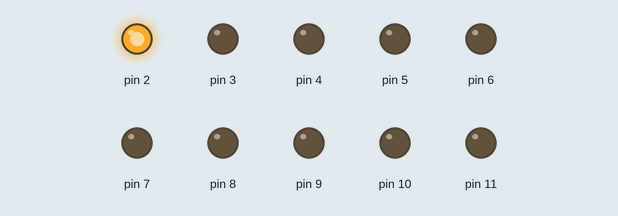
This sketch was run on a simulated Arduino Uno, built with avr-gcc and run on an emulated ATmega328P. On the bench: output pins drawn as LEDs (lit = HIGH).

Above: at 0.02 s.
At 0.52 s:
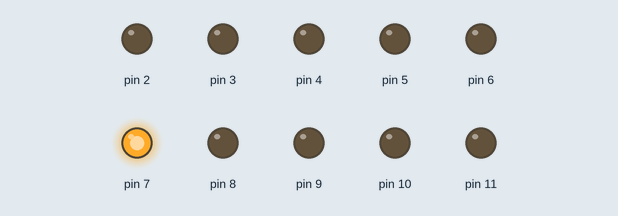
At 1.02 s:
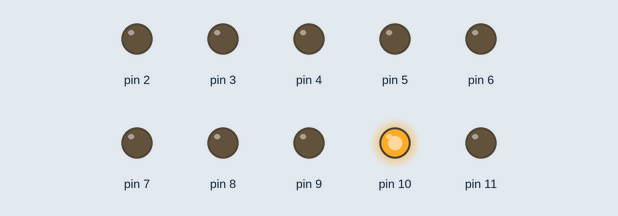
At 2.02 s:
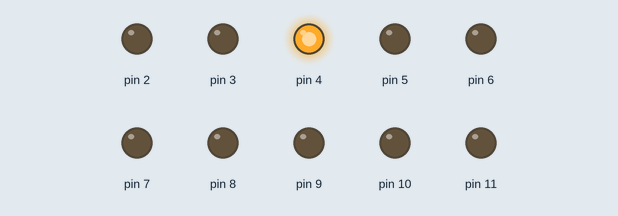
At 3.02 s:
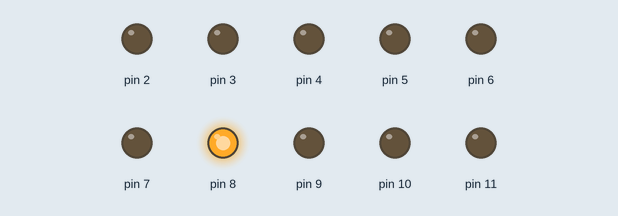
At 4.07 s:
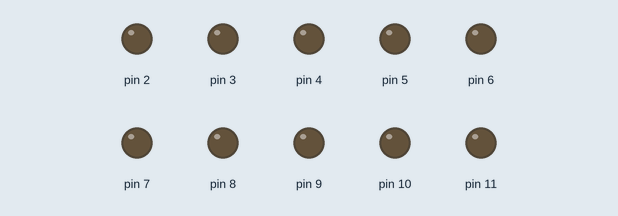
Timing chart, 0 to 4.4 s (numbered marks = the images above):
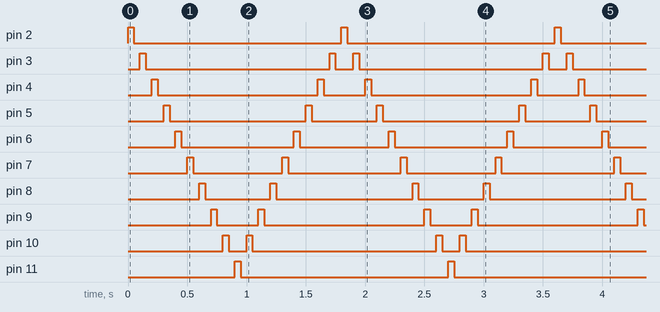

Measured:
- by itself, pin 2, pin 11: alternates HIGH for 0.05 s and LOW for 1.8 s
- by itself, pin 3: repeats every 1.8 s: LOW 1.6 s, HIGH 0.05 s, LOW 0.15 s, HIGH 0.05 s
- by itself, pin 4: repeats every 1.8 s: LOW 1.4 s, HIGH 0.05 s, LOW 0.35 s, HIGH 0.05 s
- by itself, pin 5: repeats every 1.8 s: LOW 1.2 s, HIGH 0.05 s, LOW 0.55 s, HIGH 0.05 s
- by itself, pin 6: repeats every 1.8 s: LOW 0.95 s, HIGH 0.05 s, LOW 0.75 s, HIGH 0.05 s
- by itself, pin 7: repeats every 1.8 s: LOW 0.75 s, HIGH 0.05 s, LOW 0.95 s, HIGH 0.05 s
- by itself, pin 8: repeats every 1.8 s: LOW 0.55 s, HIGH 0.05 s, LOW 1.2 s, HIGH 0.05 s
- by itself, pin 9: repeats every 1.8 s: LOW 0.35 s, HIGH 0.05 s, LOW 1.4 s, HIGH 0.05 s

The sketch:

SECUENCIA_DE_LUCES_AUTOMATICAS1.ino
```cpp
/*
   Fundacion Kinal
   Centro educativo tecnico laboral Kinal
   Quinto perito
   Quinto electronica
   Codigo Tecnico: EB5AM / EB5AV
   Curso: Taller de electronica digital y reparacion de computadoras I
   Proyecto: Leds carro fantastico
   Dev: Luis Fernando Alvarado Ramirez
   Fecha: 14 de abril
*/
#define LED1 2
#define LED2 3
#define LED3 4
#define LED4 5
#define LED5 6
#define LED6 7
#define LED7 8
#define LED8 9
#define LED9 10
#define LED10 11
#define SBI(pin)digitalWrite(pin, HIGH)
#define CBI(pin)digitalWrite(pin, LOW)
#define DLY(pin)delay(50)
#define OUT(pin)pinMode(pin,OUTPUT);
void setup()
{
OUT(LED1);
OUT(LED2);
OUT(LED3);
OUT(LED4);
OUT(LED5);
OUT(LED6);
OUT(LED7);
OUT(LED8);
OUT(LED9);
OUT(LED10);
}
void loop()
{
SBI(LED1);
DLY(LED1);
CBI(LED1);
DLY(LED1);
SBI(LED2);
DLY(LED2);
CBI(LED2);
DLY(LED2);
SBI(LED3);
DLY(LED3);
CBI(LED3);
DLY(LED3);
SBI(LED4);
DLY(LED4);
CBI(LED4);
DLY(LED4);
SBI(LED5);
DLY(LED5);
CBI(LED5);
DLY(LED5);
SBI(LED6);
DLY(LED6);
CBI(LED6);
DLY(LED6);
SBI(LED7);
DLY(LED7);
CBI(LED7);
DLY(LED7);
SBI(LED8);
DLY(LED8);
CBI(LED8);
DLY(LED8);
SBI(LED9);
DLY(LED9);
CBI(LED9);
DLY(LED9);
SBI(LED10);
DLY(LED10);
CBI(LED10);
DLY(LED10);
SBI(LED9);
DLY(LED9);
CBI(LED9);
DLY(LED9);
SBI(LED8);
DLY(LED8);
CBI(LED8);
DLY(LED8);
SBI(LED7);
DLY(LED7);
CBI(LED7);
DLY(LED7);
SBI(LED6);
DLY(LED6);
CBI(LED6);
DLY(LED6);
SBI(LED5);
DLY(LED5);
CBI(LED5);
DLY(LED5);
SBI(LED4);
DLY(LED4);
CBI(LED4);
DLY(LED4);
SBI(LED3);
DLY(LED3);
CBI(LED3);
DLY(LED3);
SBI(LED2);
DLY(LED2);
CBI(LED2);
DLY(LED2);
}
```
